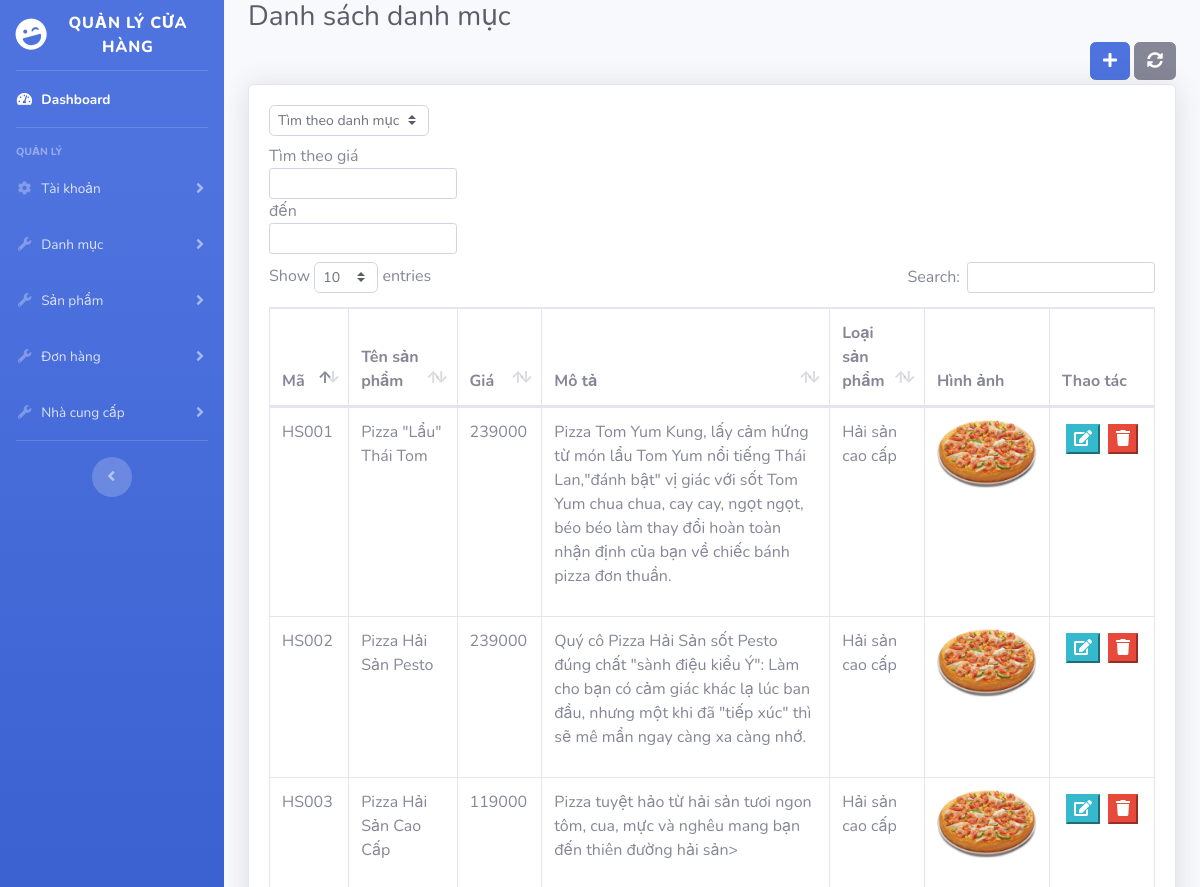
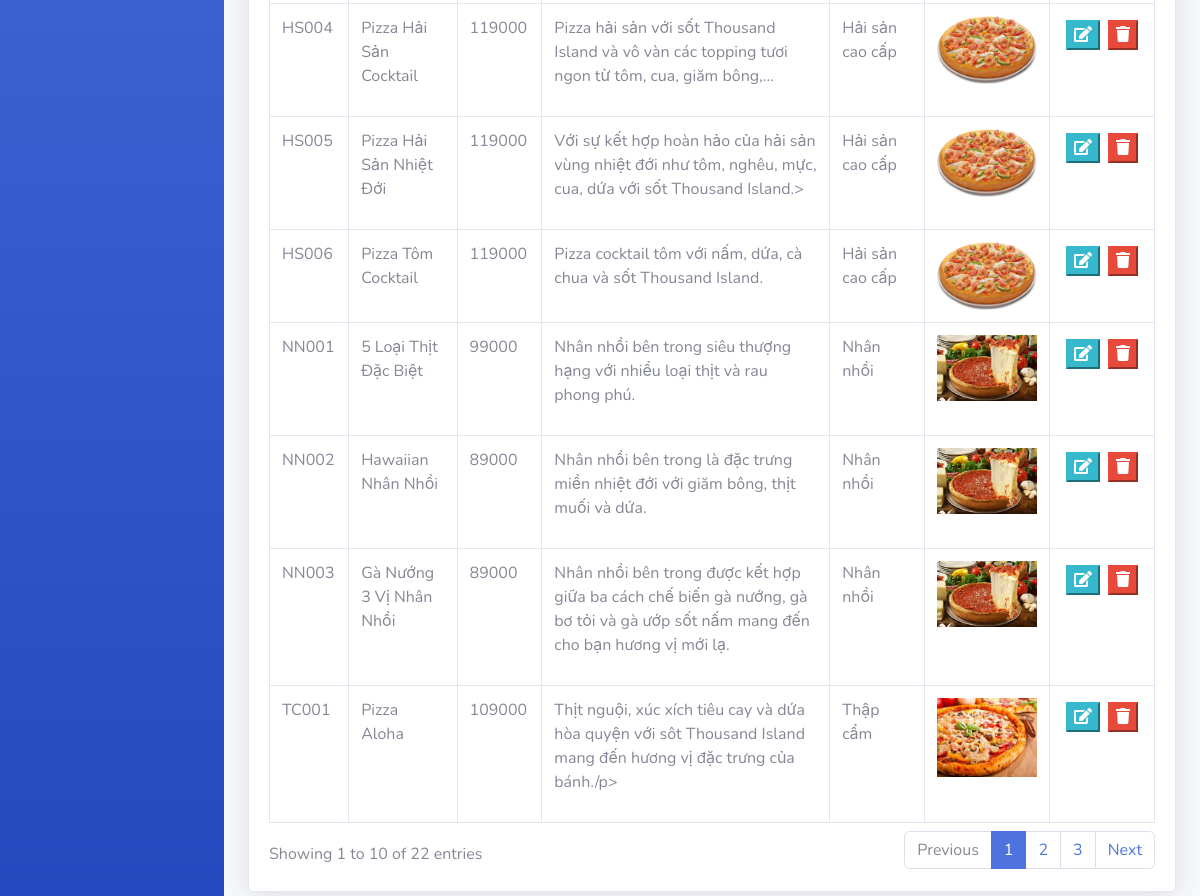
/admin/products.php, run on the app's committed database (2 pictures, top to bottom).
### tables this page shows
CREATE TABLE `sanpham` (
  `MASP` varchar(10) NOT NULL,
  `MACL` int(10) NOT NULL,
  `TENSP` varchar(255) NOT NULL,
  `TENSPKD` varchar(255) NOT NULL,
  `GIASP` int(20) NOT NULL,
  `KMSP` int(100) NOT NULL,
  `MOTASP` text NOT NULL,
  `MANCC` int(10) NOT NULL,
  `DUYET` tinyint(2) NOT NULL DEFAULT 2,
  `HINHANHSP` varchar(255) NOT NULL,
  `SOLUONGSP` int(10) NOT NULL DEFAULT 0
);

CREATE TABLE `loaisanpham` (
  `MACL` int(20) NOT NULL,
  `TENCL` varchar(255) NOT NULL,
  `HINHANHSP` varchar(100) NOT NULL
);

### core/db.inc (called while the page is built, shortened)
<?php
   	$databaseName = "pizzacompany";
?>

### core/DataProvider.php (called while the page is built, shortened)
<?php
class DataProvider
{
	public static function executeQuery($sql)
	{
		include ('db.inc');
		if (!($connection = mysqli_connect($hostName,$username,$password,$databaseName)))
			die ("couldn't connect to localhost");
		if (!($result = mysqli_query($connection,$sql)))
			showError();
		return $result;
	}
}
?>

### admin/products.php (the view, shortened to what this page needs)
<?php
include("includes/head.php");
?>
<body id="page-top">
    <div id="wrapper">
        <?php include('includes/sidebar.php'); ?>
        <div id="content-wrapper" class="d-flex flex-column">
            <div id="content">
                <div class="container-fluid">
                    <h1 class="h3 mb-2 text-gray-800">Danh sách danh mục</h1>
                    <div class="d-flex flex-row-reverse">
                        <button type="button" class="btn btn-secondary mb-1">
                            <i class="fa fa-sync-alt"></i>
                        </button>
                        <button type="button" id="add" class="btn btn-primary mb-1 mr-1" data-toggle="modal" data-target="#productModal">
                            <i class="fa fa-plus"></i>
                        </button>
                    </div>
                    <div class="card shadow mb-4">
                        <div class="card-body">
                            <div class="table-responsive">
                                <div class="row">
                                    <div class="col-sm-12 col-md-6">
                                        <div class="dataTables_length">
                                            <label>
                                                <select id="categories" class="custom-select custom-select-sm form-control form-control-sm">
                                                    <option value="" selected>Tìm theo danh mục</option>
                                                </select>
                                            </label>
                                        </div>
                                    </div>
                                </div>
                                <div class="row">
                                    <div class="col-sm-12 col-md-6">
                                        <div class="dataTables_length">
                                            <label style="display:inline-block">
                                                Tìm theo giá
                                                <input class="form-control form-control-sm" id="minp">
                                                đến
                                                <input class="form-control form-control-sm" id="maxp">
                                            </label>
                                        </div>
                                    </div>
                                </div>
                                <table class="table table-bordered" id="dataTable" width="100%" cellspacing="0">
                                    <thead>
                                        <tr>
                                            <th>Mã</th>
                                            <th>Tên sản phẩm</th>
                                            <th>Giá</th>
                                            <th>Mô tả</th>
                                            <th>Loại sản phẩm</th>
                                            <th>Hình ảnh</th>
                                            <th>Thao tác</th>
                                        </tr>
                                    </thead>
                                    <tbody>
                                        <?php
                                        $sql = "SELECT * FROM sanpham sp INNER JOIN loaisanpham lsp ON sp.MACL = lsp.MACL";
                                        $result = DataProvider::executeQuery($sql);
                                        while ($row = mysqli_fetch_array($result)) {
                                            ?>
                                            <tr>
                                                <td><?php echo $row['MASP']; ?></td>
                                                <td><?php echo $row['TENSP']; ?></td>
                                                <td><?php echo $row['GIASP']; ?></td>
                                                <td><?php echo $row['MOTASP']; ?></td>
                                                <td id="<?php echo $row['MACL']; ?>"><?php echo $row['TENCL']; ?></td>
                                                <td><img src="../images/products/<?php echo $row['HINHANHSP']; ?>.png" alt="" width="100px"></td>
                                                <td style="display:flex"></td>
                                            </tr>
                                        <?php } ?>
                                    </tbody>
                                </table>
                            </div>
                        </div>
                    </div>
                </div>
            </div>
        </div>
    </div>
</body>
</html>

### admin/includes/head.php (shortened to what this page needs)
<?php
require('../core/DataProvider.php');
?>
<!DOCTYPE html>
<html lang="en">
<head>
    <link href="vendor/fontawesome-free/css/all.min.css" rel="stylesheet" type="text/css">
    <link href="css/sb-admin-2.min.css" rel="stylesheet">
    <link href="vendor/datatables/dataTables.bootstrap4.min.css" rel="stylesheet">
</head>

### admin/includes/sidebar.php (shortened to what this page needs)
<ul class="navbar-nav bg-gradient-primary sidebar sidebar-dark accordion" id="accordionSidebar">
    <a class="sidebar-brand d-flex align-items-center justify-content-center" href="index.php">
        <div class="sidebar-brand-icon rotate-n-15">
            <i class="fas fa-laugh-wink"></i>
        </div>
        <div class="sidebar-brand-text mx-3">Quản lý cửa hàng</div>
    </a>
    <hr class="sidebar-divider my-0">
    <li class="nav-item active">
        <a class="nav-link" href="index.php">
            <i class="fas fa-fw fa-tachometer-alt"></i>
            <span>Dashboard</span></a>
    </li>
    <hr class="sidebar-divider">
    <div class="sidebar-heading">
        Quản lý
    </div>
    <li class="nav-item">
        <a class="nav-link collapsed" href="#" data-toggle="collapse" data-target="#collapseOne" aria-expanded="true" aria-controls="collapseOne">
            <i class="fas fa-fw fa-cog"></i>
            <span>Tài khoản</span>
        </a>
    </li>
    <li class="nav-item">
        <a class="nav-link collapsed" href="#" data-toggle="collapse" data-target="#collapseTwo" aria-expanded="true" aria-controls="collapseTwo">
            <i class="fas fa-fw fa-wrench"></i>
            <span>Danh mục</span>
        </a>
    </li>
    <li class="nav-item">
        <a class="nav-link collapsed" href="#" data-toggle="collapse" data-target="#collapseThree" aria-expanded="true" aria-controls="collapseThree">
            <i class="fas fa-fw fa-wrench"></i>
            <span>Sản phẩm</span>
        </a>
    </li>
    <li class="nav-item">
        <a class="nav-link collapsed" href="#" data-toggle="collapse" data-target="#collapseFour" aria-expanded="true" aria-controls="collapseFour">
            <i class="fas fa-fw fa-wrench"></i>
            <span>Đơn hàng</span>
        </a>
    </li>
    <li class="nav-item">
        <a class="nav-link collapsed" href="#" data-toggle="collapse" data-target="#collapseFive" aria-expanded="true" aria-controls="collapseFive">
            <i class="fas fa-fw fa-wrench"></i>
            <span>Nhà cung cấp</span>
        </a>
    </li>
    <hr class="sidebar-divider d-none d-md-block">
    <div class="text-center d-none d-md-inline">
        <button class="rounded-circle border-0" id="sidebarToggle"></button>
    </div>
</ul>

### data on the page
sanpham: MASP "HS001", TENSP "Pizza \"Lẩu\" Thái Tom", GIASP "239000", MOTASP "Pizza Tom Yum Kung, lấy cảm hứng từ món lẩu Tom Yum nổi tiếng Thái Lan,\"đánh bật\" vị giác với sốt Tom Yum chua chua, cay cay, ngọt ngọt, béo béo làm thay đổi hoàn toàn nhận định của bạn về chiếc bánh pizza đơn thuần.", MACL.TENCL "Hải sản cao cấp", MACL.HINHANHSP (picture)
sanpham: MASP "HS002", TENSP "Pizza Hải Sản Pesto", GIASP "239000", MOTASP "Quý cô Pizza Hải Sản sốt Pesto đúng chất \"sành điệu kiểu Ý\": Làm cho bạn có cảm giác khác lạ lúc ban đầu, nhưng một khi đã \"tiếp xúc\" thì sẽ mê mẩn ngay càng xa càng nhớ.", MACL.TENCL "Hải sản cao cấp", MACL.HINHANHSP (picture)
sanpham: MASP "HS003", TENSP "Pizza Hải Sản Cao Cấp", GIASP "119000", MOTASP "Pizza tuyệt hảo từ hải sản tươi ngon tôm, cua, mực và nghêu mang bạn đến thiên đường hải sản>", MACL.TENCL "Hải sản cao cấp", MACL.HINHANHSP (picture)
sanpham: MASP "HS004", TENSP "Pizza Hải Sản Cocktail", GIASP "119000", MOTASP "Pizza hải sản với sốt Thousand Island và vô vàn các topping tươi ngon từ tôm, cua, giăm bông,...", MACL.TENCL "Hải sản cao cấp", MACL.HINHANHSP (picture)
sanpham: MASP "HS005", TENSP "Pizza Hải Sản Nhiệt Đới", GIASP "119000", MOTASP "Với sự kết hợp hoàn hảo của hải sản vùng nhiệt đới như tôm, nghêu, mực, cua, dứa với sốt Thousand Island.>", MACL.TENCL "Hải sản cao cấp", MACL.HINHANHSP (picture)
sanpham: MASP "HS006", TENSP "Pizza Tôm Cocktail", GIASP "119000", MOTASP "Pizza cocktail tôm với nấm, dứa, cà chua và sốt Thousand Island.", MACL.TENCL "Hải sản cao cấp", MACL.HINHANHSP (picture)
sanpham: MASP "NN001", TENSP "5 Loại Thịt Đặc Biệt", GIASP "99000", MOTASP "Nhân nhồi bên trong siêu thượng hạng với nhiểu loại thịt và rau phong phú.", MACL.TENCL "Nhân nhồi", MACL.HINHANHSP (picture)
sanpham: MASP "NN002", TENSP "Hawaiian Nhân Nhồi", GIASP "89000", MOTASP "Nhân nhồi bên trong là đặc trưng miền nhiệt đới với giăm bông, thịt muối và dứa.", MACL.TENCL "Nhân nhồi", MACL.HINHANHSP (picture)
sanpham: MASP "NN003", TENSP "Gà Nướng 3 Vị Nhân Nhồi", GIASP "89000", MOTASP "Nhân nhồi bên trong được kết hợp giữa ba cách chế biến gà nướng, gà bơ tỏi và gà ướp sốt nấm mang đến cho bạn hương vị mới lạ.", MACL.TENCL "Nhân nhồi", MACL.HINHANHSP (picture)
sanpham: MASP "TC001", TENSP "Pizza Aloha", GIASP "109000", MOTASP "Thịt nguội, xúc xích tiêu cay và dứa hòa quyện với sôt Thousand Island mang đến hương vị đặc trưng của bánh./p>", MACL.TENCL "Thập cẩm", MACL.HINHANHSP (picture)
